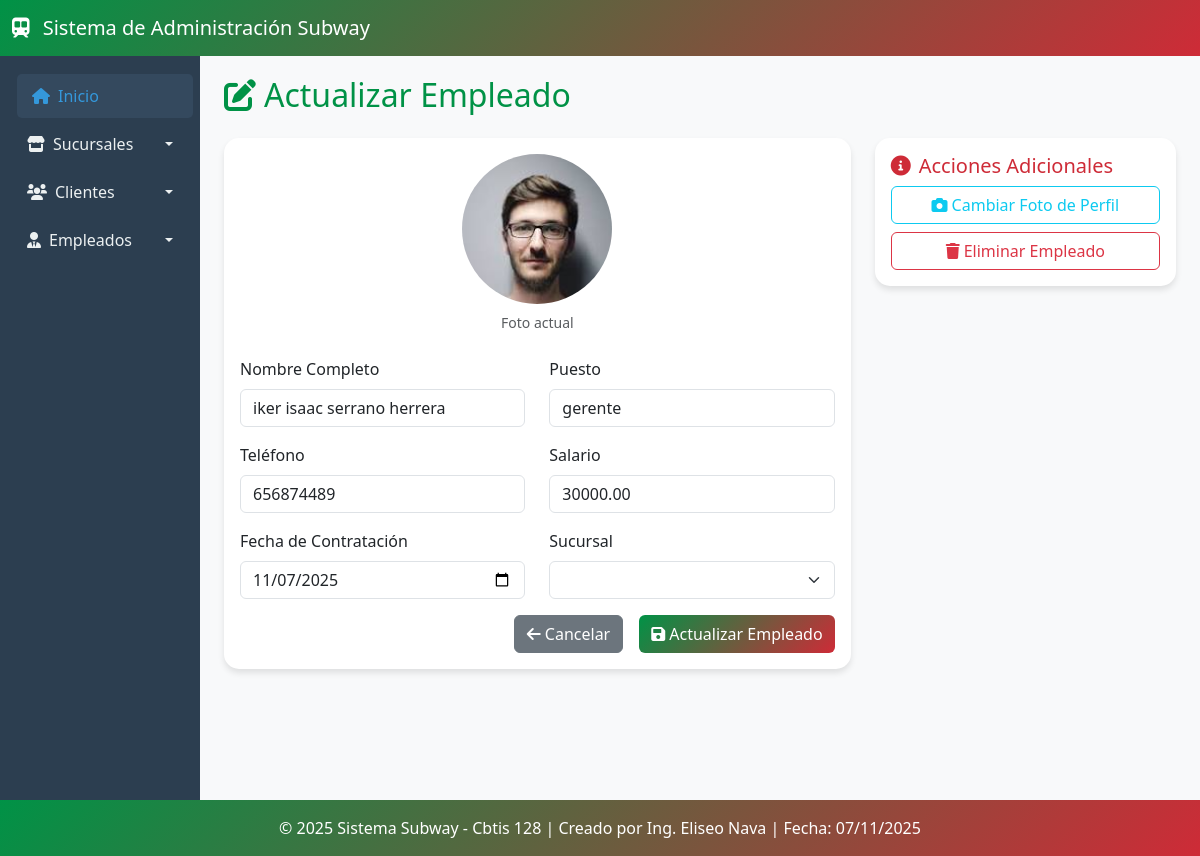
Page /empleados/actualizar-foto/2/ on the committed database.
### app_Subway/models.py (models this page shows, shortened)
class Empleado(models.Model):
    sucursal = models.ForeignKey(Sucursal, on_delete=models.CASCADE, related_name="empleados")
    nombre = models.CharField(max_length=100, default="Empleado")
    telefono = models.CharField(max_length=15)
    salario = models.DecimalField(max_digits=10, decimal_places=2)
    fecha_contratacion = models.DateField()
    puesto = models.CharField(max_length=50)
    foto_perfil = models.ImageField(upload_to='empleados/fotos/', null=True, blank=True)

### app_Subway/views.py (the view)
# urls.py: path('empleados/actualizar-foto/<int:id>/', views.actualizar_foto_perfil, name='actualizar_foto_perfil'),
def actualizar_foto_perfil(request, id):
    empleado = get_object_or_404(Empleado, id=id)
    if request.method == 'POST':
        if 'foto_perfil' in request.FILES:
            empleado.foto_perfil = request.FILES['foto_perfil']
            empleado.save()
            return redirect('ver_empleados')
    return render(request, 'app_Subway/empleados/actualizar_foto_perfil.html', {'empleado': empleado})

### app_Subway/templates/app_Subway/empleados/actualizar_foto_perfil.html (shortened to what this page needs)
{% extends 'app_Subway/base.html' %}
{% block content %}
<div class="row">
    <div class="col-12">
        <h2 class="mb-4" style="color: #009246;">
            <i class="fas fa-edit me-2"></i>Actualizar Empleado
        </h2>
    </div>
</div>
<div class="row">
    <div class="col-md-8">
        <div class="card card-custom">
            <div class="card-body">
                <form method="POST">
                    {% if empleado.foto_perfil %}
                    <div class="text-center mb-4">
                        <img src="{{ empleado.foto_perfil.url }}"
                             alt="Foto actual"
                             class="img-fluid rounded-circle"
                             style="width: 150px; height: 150px; object-fit: cover;">
                        <p class="text-muted small mt-2">Foto actual</p>
                    </div>
                    {% endif %}
                    <div class="row mb-3">
                        <div class="col-md-6">
                            <label class="form-label">Nombre Completo</label>
                            <input type="text" class="form-control" name="nombre" value="{{ empleado.nombre }}" required>
                        </div>
                        <div class="col-md-6">
                            <label class="form-label">Puesto</label>
                            <input type="text" class="form-control" name="puesto" value="{{ empleado.puesto }}" required>
                        </div>
                    </div>
                    <div class="row mb-3">
                        <div class="col-md-6">
                            <label class="form-label">Teléfono</label>
                            <input type="text" class="form-control" name="telefono" value="{{ empleado.telefono }}" required>
                        </div>
                        <div class="col-md-6">
                            <label class="form-label">Salario</label>
                            <input type="number" step="0.01" class="form-control" name="salario" value="{{ empleado.salario }}" required>
                        </div>
                    </div>
                    <div class="row mb-3">
                        <div class="col-md-6">
                            <label class="form-label">Fecha de Contratación</label>
                            <input type="date" class="form-control" name="fecha_contratacion" value="{{ empleado.fecha_contratacion|date:'Y-m-d' }}" required>
                        </div>
                        <div class="col-md-6">
                            <label class="form-label">Sucursal</label>
                            <select class="form-select" name="sucursal" required>
                            </select>
                        </div>
                    </div>
                    <div class="d-grid gap-2 d-md-flex justify-content-md-end">
                        <a href="{% url 'ver_empleados' %}" class="btn btn-secondary me-md-2">
                            <i class="fas fa-arrow-left me-1"></i>Cancelar
                        </a>
                        <button type="submit" class="btn btn-subway">
                            <i class="fas fa-save me-1"></i>Actualizar Empleado
                        </button>
                    </div>
                </form>
            </div>
        </div>
    </div>
    <div class="col-md-4">
        <div class="card card-custom">
            <div class="card-body">
                <h5 style="color: #CE2B37;">
                    <i class="fas fa-info-circle me-2"></i>Acciones Adicionales
                </h5>
                <div class="d-grid gap-2">
                    <a href="{% url 'actualizar_foto_perfil' empleado.id %}" class="btn btn-outline-info">
                        <i class="fas fa-camera me-1"></i>Cambiar Foto de Perfil
                    </a>
                    <a href="{% url 'borrar_empleado' empleado.id %}" class="btn btn-outline-danger">
                        <i class="fas fa-trash me-1"></i>Eliminar Empleado
                    </a>
                </div>
            </div>
        </div>
    </div>
</div>
{% endblock %}

### app_Subway/templates/app_Subway/base.html (style rules this page uses)
body { background-color: #f8f9fa; font-family: 'Segoe UI', Tahoma, Geneva, Verdana, sans-serif; }
.card-custom { border: none; border-radius: 15px; box-shadow: 0 4px 6px rgba(0,0,0,0.1); transition: transform 0.3s; }
.btn-subway { background: linear-gradient(135deg, #009246, #CE2B37); color: white; border: none; }

### rows in the picture
Empleado: foto_perfil (picture), nombre "iker isaac serrano herrera", puesto "gerente", telefono "656874489", salario "30000.00", fecha_contratacion "11/07/2025"
